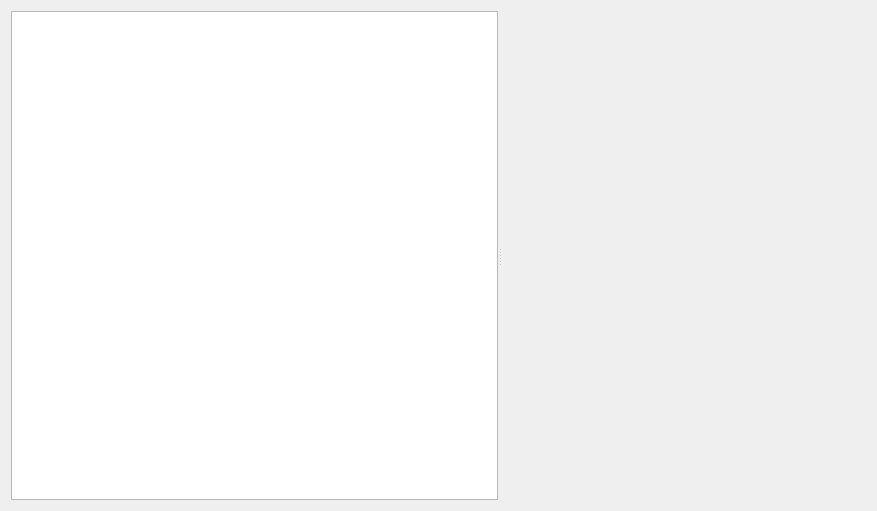
<?xml version="1.0" encoding="UTF-8"?>
<ui version="4.0">
 <class>DatabaseDialog</class>
 <widget class="QDialog" name="DatabaseDialog">
  <property name="geometry">
   <rect>
    <x>0</x>
    <y>0</y>
    <width>877</width>
    <height>511</height>
   </rect>
  </property>
  <property name="windowTitle">
   <string>Database Manager</string>
  </property>
  <layout class="QVBoxLayout" name="verticalLayout_2">
   <item>
    <widget class="QSplitter" name="splitter">
     <property name="orientation">
      <enum>Qt::Horizontal</enum>
     </property>
     <widget class="QListView" name="lvDatabase">
      <property name="uniformItemSizes">
       <bool>true</bool>
      </property>
     </widget>
     <widget class="QWidget" name="layoutWidget">
      <layout class="QVBoxLayout" name="verticalLayout" stretch="0,1">
       <item>
        <layout class="QHBoxLayout" name="horizontalLayout" stretch="0,0,1,0,0">
         <item>
          <widget class="QPushButton" name="pbBack">
           <property name="text">
            <string/>
           </property>
           <property name="iconSize">
            <size>
             <width>18</width>
             <height>18</height>
            </size>
           </property>
           <property name="flat">
            <bool>true</bool>
           </property>
          </widget>
         </item>
         <item>
          <widget class="QPushButton" name="pbForward">
           <property name="text">
            <string/>
           </property>
           <property name="iconSize">
            <size>
             <width>18</width>
             <height>18</height>
            </size>
           </property>
           <property name="flat">
            <bool>true</bool>
           </property>
          </widget>
         </item>
         <item>
          <widget class="QLabel" name="lblQuery">
           <property name="text">
            <string/>
           </property>
          </widget>
         </item>
         <item>
          <widget class="QPushButton" name="pbRoot">
           <property name="text">
            <string/>
           </property>
           <property name="iconSize">
            <size>
             <width>18</width>
             <height>18</height>
            </size>
           </property>
           <property name="flat">
            <bool>true</bool>
           </property>
          </widget>
         </item>
         <item>
          <widget class="QPushButton" name="pbExport">
           <property name="text">
            <string/>
           </property>
           <property name="iconSize">
            <size>
             <width>18</width>
             <height>18</height>
            </size>
           </property>
           <property name="flat">
            <bool>true</bool>
           </property>
          </widget>
         </item>
        </layout>
       </item>
       <item>
        <widget class="TableWidget" name="twDatabaseData" native="true"/>
       </item>
      </layout>
     </widget>
    </widget>
   </item>
  </layout>
 </widget>
 <customwidgets>
  <customwidget>
   <class>TableWidget</class>
   <extends>QWidget</extends>
   <header>widgets/tablewidget.h</header>
   <container>1</container>
  </customwidget>
 </customwidgets>
 <resources/>
 <connections/>
</ui>
